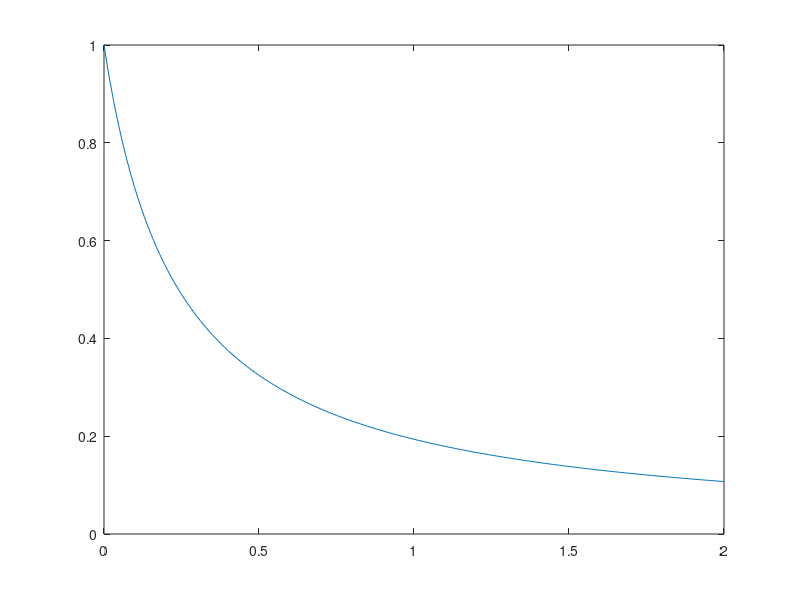

This figure's MATLAB source:
function figure_kappa_m_relation

beta=[0.5,0.5];
numb_S=length(beta);
tau_0=1;
eta=[0.01,0.01];
kappa_alfa_vec=[0:0.01:2];

for cs1=1:numb_S
    for cs2=1:numb_S
        if(cs1==cs2)
            sig_ss(cs1,cs2)=beta(cs1)*beta(cs2)*tau_0 + eta(cs1);
        else
            sig_ss(cs1,cs2)=beta(cs1)*beta(cs2)*tau_0;
        end
    end
end
for cs=1:numb_S
    sig_rs(1,cs)=beta(cs)*tau_0;
end
g=sig_rs*pinv(sig_ss);
beta_bar=tau_0*(g.*beta)';
Sig_G_t=beta_bar*(beta_bar');
for cs1=1:numb_S
    for cs2=1:numb_S
        Sig_G(cs1,cs2)=(tau_0*g(cs1)*beta(cs1))*(tau_0*g(cs2)*beta(cs2));
    end
end

I_s=eye(numb_S);
i=ones(1,numb_S);
for cka=1:length(kappa_alfa_vec)
    kappa_alfa=kappa_alfa_vec(cka);    
    m{cka}=pinv(Sig_G+2*(kappa_alfa)*I_s)*Sig_G*i';    
end

for cka=1:length(kappa_alfa_vec)
    m_plot(cka)=m{cka}(1);
end

figure
plot(kappa_alfa_vec,m_plot,'-')



